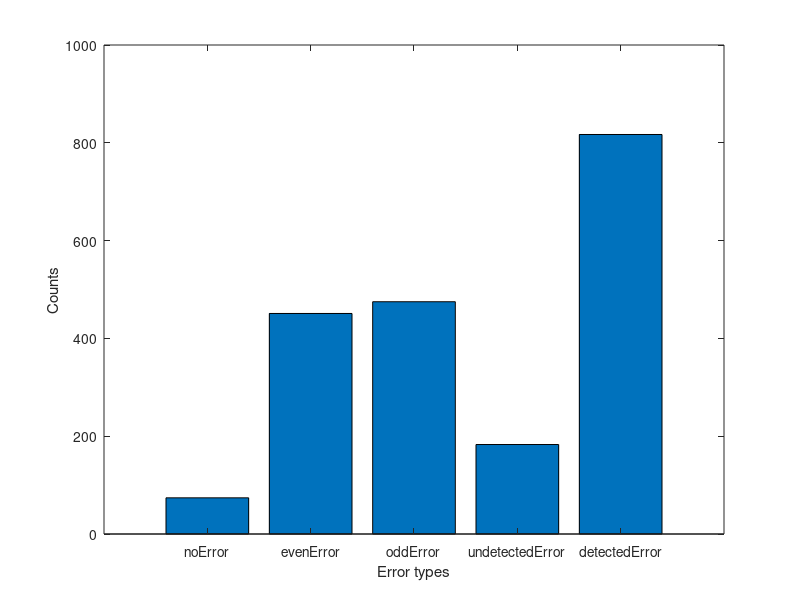

Reproduce this figure in MATLAB.
% Internet Checksum Error Detection Part a & b
% b0 and b1 and b2 length=4 bits
L=4;
% Find the modulus 
arth_mod = 2.^L-1;
% Counters
no_error=0;
odd_error=0;
even_error=0;
detected_error=0;
undetected_error=0;
% For 1000 Random Cases 
for i=1:1:1000
    % Generate Random L bits Tuple b0
    b0= randi([0 1], 1,L)
    % Transmitted Data
    % example b1 = [ 1 0 1 1 ]] 
    % Generate Random L bits Tuple b1
    b1= randi([0 1], 1,L)
    % Finding L bits Tuple b2
    sum_decimal=bi2de(b0)+bi2de(b1)
    modulus=mod(sum_decimal,arth_mod)
    sum_binary=de2bi(modulus,L,'right-msb')
    % Finding the complement 
    for i= 1:1:length(sum_binary)
        % 1's complement
        sum_binary(i)=~sum_binary(i);
    end % End for 
    ones_complement=sum_binary
    % Compute b2 in Decimal 
    b2_decimal= mod(bi2de(ones_complement,2),arth_mod)
    % Convert b2 to Binary
    b2=de2bi(b2_decimal,4,'right-msb')
    % Concat b0 , b1 and b2
    concat=[b0,b1];
    Tx=[concat,b2] % the data to be transmitted 
    %% Error Vector
    % Generate Random Number of Errors between 0 (No Error) and 12
    Nb_Error= randi([0 length(Tx)],1,1)
    % Define Error Vector of Zeros
    Error=zeros(1,length(Tx));
    % Generate Unique Random pPositions of the Above Errors 
    Error_position= randperm(length(Error),Nb_Error)
    % Error Vector (1's are Position of Errors)
    Error(Error_position)=1
    % Received Message 
    Rx=Tx;
    % Flip Bits (0 to 1 and 1 to 0) at the Location of the Errors
    Rx(Error_position)= ~Rx(Error_position)
    % Check Received Message for Errors 
    a=Rx(1:4)
    b=Rx(5:8)
    c=Rx(9:12)
    % ( a + b + c ) % arth_mod
    % Convert a , b and c to Decimal and Sum
    summation=bi2de(a,2)+bi2de(b,2)+bi2de(c,2)
    % Find the Remainder 
    Check=mod(summation,arth_mod)
    % Check for Errors 
    if Nb_Error==0 
       no_error=no_error+1;
    else 
        if mod(Nb_Error,2)~=0
             odd_error=odd_error+1;
        elseif mod(Nb_Error,2)==0
             even_error=even_error+1;
        end % End if
    end % End if

    if  Check==0
           undetected_error=undetected_error+1;
    elseif  Nb_Error~=0 & Check~=0
         detected_error=detected_error+1;
    end % End if
end % End for
% Display Counters 
display(detected_error);
display(undetected_error);
display(odd_error);
display(even_error);
display(no_error);
% Display Counters Percentages 
fprintf("ratio of detected error");
display(100*(detected_error / 1000));
fprintf("ratio of undetected error");
display(100*( undetected_error / 1000));
fprintf("ratio of odd error");
display(100*(odd_error / 1000));
fprintf("ratio of even error");
display(100*( even_error / 1000));
fprintf("ratio of no error");
display(100*(no_error / 1000));
% Plot
x=[no_error,even_error, odd_error, undetected_error,detected_error];
bar(x)
xlabel('Error types') 
ylabel('Counts') 
xticklabels({'noError','evenError', 'oddError', 'undetectedError','detectedError'})